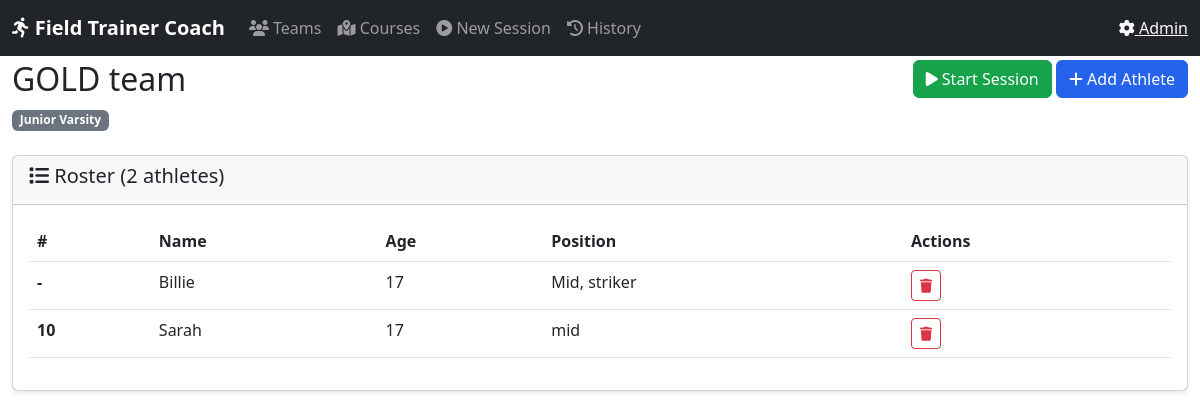
Page /team/0c6fb88f-dcd6-4702-ae3d-aa14e11e48f3 on the committed database.
### tables this page shows
CREATE TABLE teams (
                    team_id TEXT PRIMARY KEY,
                    name TEXT NOT NULL UNIQUE,
                    age_group TEXT,
                    created_at TIMESTAMP DEFAULT CURRENT_TIMESTAMP,
                    updated_at TIMESTAMP DEFAULT CURRENT_TIMESTAMP
                );

CREATE TABLE athletes (
                    athlete_id TEXT PRIMARY KEY,
                    team_id TEXT NOT NULL,
                    name TEXT NOT NULL,
                    jersey_number INTEGER,
                    age INTEGER,
                    position TEXT,
                    created_at TIMESTAMP DEFAULT CURRENT_TIMESTAMP,
                    updated_at TIMESTAMP DEFAULT CURRENT_TIMESTAMP,
                    FOREIGN KEY (team_id) REFERENCES teams(team_id) ON DELETE CASCADE
                );

### coach_interface.py (the view)
@app.route('/team/<team_id>')
def team_detail(team_id):
    team = db.get_team(team_id)
    if not team:
        return "Team not found", 404
    athletes = db.get_athletes_by_team(team_id)
    return render_template('team_detail.html', team=team, athletes=athletes)

### field_trainer/db_manager.py (called while the page is built)
    @contextmanager
    def get_connection(self):
        conn = sqlite3.connect(self.db_path)
        conn.row_factory = sqlite3.Row  # Enable dict-like access
        try:
            yield conn
            conn.commit()
        except Exception:
            conn.rollback()
            raise
        finally:
            conn.close()

    def get_team(self, team_id: str) -> Optional[Dict[str, Any]]:
        with self.get_connection() as conn:
            row = conn.execute('SELECT * FROM teams WHERE team_id = ?', (team_id,)).fetchone()
            return dict(row) if row else None

    def get_athletes_by_team(self, team_id: str) -> List[Dict[str, Any]]:
        with self.get_connection() as conn:
            rows = conn.execute(
                'SELECT * FROM athletes WHERE team_id = ? ORDER BY jersey_number, name',
                (team_id,)
            ).fetchall()
            return [dict(row) for row in rows]

### templates/coach/team_detail.html (shortened to what this page needs)
{% extends "base.html" %}
{% block content %}
<div class="row mb-4">
    <div class="col-md-6">
        <h2>{{ team.name }}</h2>
        {% if team.age_group %}
            <span class="badge bg-secondary">{{ team.age_group }}</span>
        {% endif %}
    </div>
    <div class="col-md-6 text-end">
        <a href="{{ url_for('session_setup') }}" class="btn btn-success">
            <i class="fas fa-play"></i> Start Session
        </a>
        <button class="btn btn-primary" data-bs-toggle="modal" data-bs-target="#addAthleteModal">
            <i class="fas fa-plus"></i> Add Athlete
        </button>
    </div>
</div>
<div class="card">
    <div class="card-header">
        <h5><i class="fas fa-list"></i> Roster ({{ athletes|length }} athletes)</h5>
    </div>
    <div class="card-body">
        {% if athletes %}
            <div class="table-responsive">
                <table class="table table-hover">
                    <thead>
                        <tr>
                            <th>#</th>
                            <th>Name</th>
                            <th>Age</th>
                            <th>Position</th>
                            <th>Actions</th>
                        </tr>
                    </thead>
                    <tbody>
                        {% for athlete in athletes %}
                        <tr>
                            <td><strong>{{ athlete.jersey_number or '-' }}</strong></td>
                            <td>{{ athlete.name }}</td>
                            <td>{{ athlete.age or '-' }}</td>
                            <td>{{ athlete.position or '-' }}</td>
                            <td>
                                <form method="post" action="{{ url_for('delete_athlete', athlete_id=athlete.athlete_id) }}"
                                      style="display:inline;" onsubmit="return confirm('Delete this athlete?');">
                                    <button type="submit" class="btn btn-sm btn-outline-danger">
                                        <i class="fas fa-trash"></i>
                                    </button>
                                </form>
                            </td>
                        </tr>
                        {% endfor %}
                    </tbody>
                </table>
            </div>
        {% else %}
            <p class="text-muted">No athletes yet. Add your first athlete to this team.</p>
        {% endif %}
    </div>
</div>
{% endblock %}

### templates/coach/base.html (style rules this page uses)
:root { --primary: #2563eb; --success: #16a34a; --warning: #ea580c; --danger: #dc2626; }
body { padding-top: 60px; }
.card { box-shadow: 0 2px 4px rgba(0,0,0,0.1); margin-bottom: 20px; }
.btn-primary { background-color: var(--primary); border-color: var(--primary); }
.btn-success { background-color: var(--success); border-color: var(--success); }

### rows in the picture
teams: name "GOLD team", age_group "Junior Varsity"
athletes: jersey_number "-", name "Billie", age "17", position "Mid, striker"
athletes: jersey_number "10", name "Sarah", age "17", position "mid"

### other values in the picture
{{ athletes|length }} "2"
